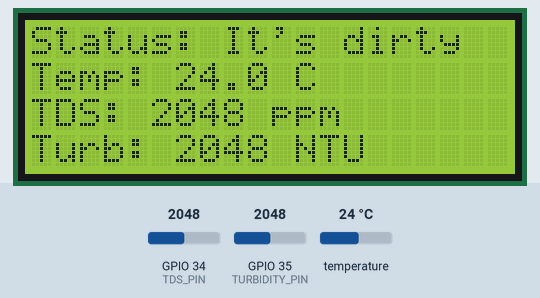
Simulated run of this sketch. Board: ESP32. Shown: 20×4 character LCD. The inputs (shaded band) are chosen by the test bench; at power-on: GPIO 35 (TURBIDITY_PIN) = 2048, temperature 24 °C, GPIO 34 (TDS_PIN) = 2048. WiFi joins after 1.5 s; servers stay silent unless stated; the local clock reads 2024-03-15 10:24:30 at power-on unless the sketch sets it; EEPROM starts erased; what the sketch prints to the serial monitor is not drawn.

Above: at 3.8 s.
3.9 s: GPIO 35 (TURBIDITY_PIN) set to 1968
At 5.7 s:
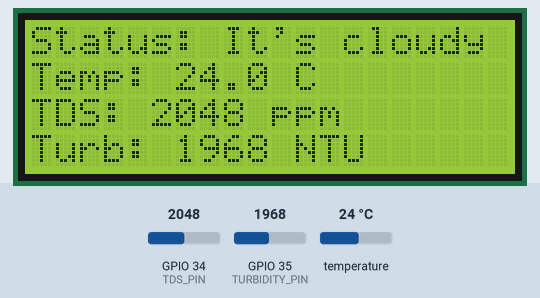
6.6 s: temperature set to 12 °C
At 7.9 s:
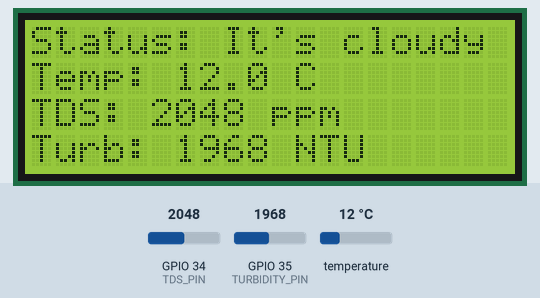
8.9 s: GPIO 34 (TDS_PIN) set to 1960
At 11.2 s:
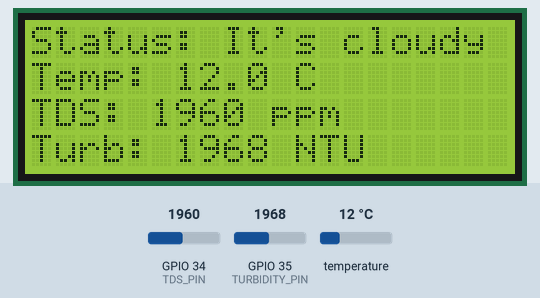
12.0 s: temperature set to 19 °C
14.3 s: GPIO 35 (TURBIDITY_PIN) set to 2040
At 16.7 s:
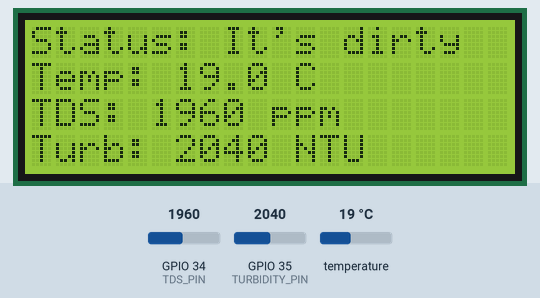
17.5 s: GPIO 34 (TDS_PIN) set to 2040
At 18.8 s:
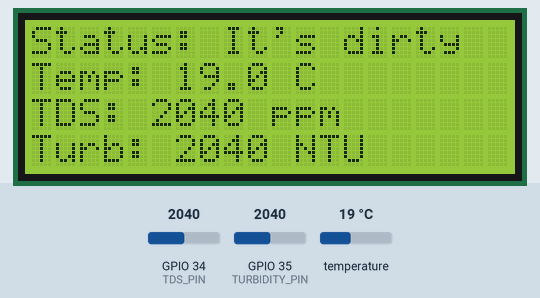
Timing chart, 0 to 20.5 s (numbered marks = the images above; inputs shaded):
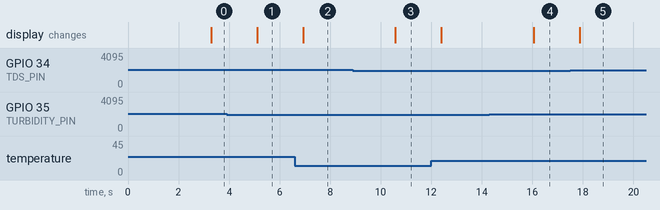

The sketch:

detectionPolution.ino
```cpp
/*
  _____________________________________________________________
 |                                                             |
 |           Projet : AquaMonitor – Surveillance de l'eau      |
 |_____________________________________________________________|

 Description :
 Ce programme permet de surveiller en temps réel la qualité de l'eau
 à l’aide d’un ESP32 et de capteurs (température, TDS, turbidité).
 Les données sont affichées sur un écran LCD et sur une interface
 web responsive. Un module RTC permet d'horodater les mesures,
 qui sont également stockées dans l'EEPROM pour un historique.

 Fonctionnalités :
 - Mesure de température via DS18B20
 - Lecture du TDS et de la turbidité (analogique)
 - Affichage sur LCD I2C 20x4
 - Interface web avec affichage temps réel et historique
 - Synchronisation de l'heure via NTP
 - Stockage circulaire des données dans l'EEPROM

 Auteur : Zakariyae Oraiche
 Date   : 20/05/2025
 Version: 1.0
 Matériel:
   - ESP32
   - DS18B20
   - Capteur TDS
   - Capteur Turbidité
   - RTC DS3231
   - LCD I2C 20x4
*/


#include <WiFi.h>                // Pour la connexion WiFi
#include <OneWire.h>             // Protocole pour le capteur de température
#include <DallasTemperature.h>   // Bibliothèque du capteur DS18B20
#include <EEPROM.h>              // Pour le stockage interne
#include <WebServer.h>           // Serveur web intégré
#include <LiquidCrystal_I2C.h>   // Contrôle de l'écran LCD
#include <time.h>        // Ajouté pour NTP
#include <WiFiUdp.h>     // Ajouté pour NTP

// Définition des broches
#define ONE_WIRE_BUS 4   // Broche du bus OneWire pour le DS18B20
#define TDS_PIN 34       // Entrée analogique pour le TDS
#define TURBIDITY_PIN 35 // Entrée analogique pour la turbidité

// Initialisation des capteurs
OneWire oneWire(ONE_WIRE_BUS);
DallasTemperature sensors(&oneWire);
LiquidCrystal_I2C lcd(0x27, 20, 4); // Adresse I2C de l'écran


// Configuration WiFi
const char* ssid = "ADOC 4G";       // Nom du réseau
const char* password = "0102030405"; // Mot de passe WiFi

WebServer server(80); // Création du serveur web sur le port 80


// Structure pour le stockage des données en EEPROM
struct DataEntry {
   time_t unixTime;      // <-- AJOUTE CETTE LIGNE
  float temperature;     // Température en °C
  int tds;               // Valeur TDS brute
  int turbidity;         // Valeur turbidité brute
  bool valid = false;    // Marqueur de données valides
};

// Configuration de la mémoire
const int ENTRIES_PER_DAY = 48;    // 48 mesures = 1 par heure pendant 2 jours
const int ENTRY_SIZE = sizeof(DataEntry);
const int EEPROM_SIZE = ENTRIES_PER_DAY * ENTRY_SIZE; // Taille totale nécessaire
int currentIndex = 0; // Index courant pour l'écriture cyclique

// Variables des capteurs
float temperature = 0;
int tdsValue = 0;
int turbidityValue = 0;

/*----------------------------------------------------------
 * Fonction : Lecture des valeurs des capteurs
 *--------------------------------------------------------*/
void readSensors() {
  // Lecture de la température
  sensors.requestTemperatures();
  temperature = sensors.getTempCByIndex(0);

  // Lecture analogique des autres capteurs
  tdsValue = analogRead(TDS_PIN);
  turbidityValue = analogRead(TURBIDITY_PIN);
}

/*----------------------------------------------------------
 * Fonction : Sauvegarde des données dans l'EEPROM
 *--------------------------------------------------------*/
void saveData() {
  DataEntry entry;
 entry.unixTime = time(NULL); // temps UNIX actuel via NTP
  entry.temperature = temperature;
  entry.tds = tdsValue;
  entry.turbidity = turbidityValue;
  entry.valid = true;

  // Écriture à la position courante
  int addr = currentIndex * ENTRY_SIZE;
  EEPROM.put(addr, entry);
  EEPROM.commit();

  // Gestion cyclique de l'index
  currentIndex = (currentIndex + 1) % ENTRIES_PER_DAY;
}

/*----------------------------------------------------------
 * Fonction : Mise à jour de l'affichage LCD
 *--------------------------------------------------------*/
void updateLCD() {
  lcd.clear();

  // Détermination de l'état de l'eau
  String waterStatus = "";
  if (tdsValue < 300 && turbidityValue < 1000) {
    waterStatus = "It's clear";
  } else if (tdsValue < 600 || turbidityValue < 2000) {
    waterStatus = "It's cloudy";
  } else {
    waterStatus = "It's dirty";
  }

  // Affichage des valeurs
  lcd.setCursor(0, 0);
  lcd.print("Status: " + waterStatus);
  lcd.setCursor(0, 1);
  lcd.print("Temp: " + String(temperature, 1) + " C");
  lcd.setCursor(0, 2);
  lcd.print("TDS: " + String(tdsValue) + " ppm");
  lcd.setCursor(0, 3);
  lcd.print("Turb: " + String(turbidityValue) + " NTU");
}

/*----------------------------------------------------------
 * Fonction : Gestion de la page web principale
 *--------------------------------------------------------*/
void handleRoot() {
  // Envoi de la page HTML complète avec CSS intégré
  String html = R"rawliteral(

  <!DOCTYPE html>
<html lang="fr">
<head>
    <meta charset='UTF-8'>
    <meta name='viewport' content='width=device-width, initial-scale=1.0'>
    <title>AquaMonitor - Qualité de l'eau</title>
    <style>
        /* Styles de base */
        body {
            font-family: 'Segoe UI', sans-serif;
            margin: 0;
            padding: 20px;
            background: linear-gradient(135deg, #f0f9ff 0%, #e6f4ff 100%);
            min-height: 100vh;
        }

        /* Carte principale */
        .dashboard {
            max-width: 800px;
            margin: 2rem auto;
            background: rgba(255, 255, 255, 0.95);
            border-radius: 20px;
            padding: 30px;
            box-shadow: 0 10px 30px rgba(0, 0, 0, 0.1);
            backdrop-filter: blur(10px);
        }

        /* En-tête */
        .header {
            text-align: center;
            margin-bottom: 2rem;
        }

        .header h1 {
            color: #2c3e50;
            font-size: 2.5em;
            margin: 0;
            display: flex;
            align-items: center;
            justify-content: center;
            gap: 10px;
        }

        .header h1 i {
            color: #3498db;
        }

        /* Cartes de mesures */
        .metrics {
            display: grid;
            grid-template-columns: repeat(3, 1fr);
            gap: 20px;
            margin-bottom: 2rem;
        }

        .metric-card {
            background: #fff;
            padding: 25px;
            border-radius: 15px;
            box-shadow: 0 4px 6px rgba(0, 0, 0, 0.05);
            transition: transform 0.3s ease;
        }

        .metric-card:hover {
            transform: translateY(-5px);
        }

        .metric-value {
            font-size: 2.2em;
            font-weight: 600;
            color: #3498db;
            margin: 10px 0;
        }

        .metric-label {
            color: #7f8c8d;
            font-size: 1.1em;
        }

        /* Bouton */
        .btn {
            background: linear-gradient(135deg, #3498db 0%, #2980b9 100%);
            color: white;
            border: none;
            padding: 15px 30px;
            border-radius: 50px;
            font-size: 1.1em;
            cursor: pointer;
            transition: all 0.3s ease;
            display: flex;
            align-items: center;
            gap: 10px;
            margin: 0 auto;
        }

        .btn:hover {
            transform: scale(1.05);
            box-shadow: 0 5px 15px rgba(52, 152, 219, 0.4);
        }

        /* Tableau historique */
        .history-table {
            width: 100%;
            border-collapse: collapse;
            margin-top: 2rem;
            background: white;
            border-radius: 15px;
            overflow: hidden;
            box-shadow: 0 1px 3px rgba(0, 0, 0, 0.1);
        }

        .history-table th,
        .history-table td {
            padding: 15px;
            text-align: left;
        }

        .history-table th {
            background: #3498db;
            color: white;
            font-weight: 600;
        }

        .history-table tr:nth-child(even) {
            background-color: #f8f9fa;
        }

        /* Animations */
        @keyframes fadeIn {
            from { opacity: 0; transform: translateY(20px); }
            to { opacity: 1; transform: translateY(0); }
        }

        .animated {
            animation: fadeIn 0.6s ease-out;
        }

        /* Responsive */
        @media (max-width: 768px) {
            .metrics {
                grid-template-columns: 1fr;
            }

            .dashboard {
                margin: 1rem;
                padding: 20px;
            }

            .metric-value {
                font-size: 1.8em;
            }
        }
    </style>
    <!-- Icônes Font Awesome -->
    <link rel="stylesheet" href="https://cdnjs.cloudflare.com/ajax/libs/font-awesome/6.0.0/css/all.min.css">
</head>
<body>
    <div class="dashboard animated">
        <div class="header">
            <h1><i class="fas fa-water"></i>Surveillance en Temps Réel</h1>
        </div>

        <div class="metrics">
            <div class="metric-card">
                <div class="metric-label"><i class="fas fa-thermometer-half"></i> Température</div>
                <div class="metric-value" id="temp">--°C</div>
            </div>

            <div class="metric-card">
                <div class="metric-label"><i class="fas fa-flask"></i> TDS</div>
                <div class="metric-value" id="tds">-- ppm</div>
            </div>

            <div class="metric-card">
                <div class="metric-label"><i class="fas fa-tint"></i> Turbidité</div>
                <div class="metric-value" id="turb">-- NTU</div>
            </div>
        </div>

        <button class="btn" onclick="loadHistory()">
            <i class="fas fa-history"></i>
            Afficher l'historique
        </button>

        <div id="history"></div>
    </div>

    <script>
        function updateData() {
            fetch('/data')
            .then(r => r.json())
            .then(data => {
                document.getElementById('temp').textContent = `${data.temperature.toFixed(1)}°C`;
                document.getElementById('tds').textContent = `${data.tds} ppm`;
                document.getElementById('turb').textContent = `${data.turbidity} NTU`;
            });
        }

        function loadHistory() {
            fetch('/history')
            .then(r => r.json())
            .then(data => {
                let html = `
                    <table class="history-table">
                        <thead>
                            <tr>
                                <th>Date</th>
                                <th>Température</th>
                                <th>TDS</th>
                                <th>Turbidité</th>
                            </tr>
                        </thead>
                        <tbody>`;

                data.forEach(row => {
                    const date = new Date(row.time * 1000);
                    html += `
                        <tr>
                            <td>${date.toLocaleDateString()} ${date.toLocaleTimeString()}</td>
                            <td>${row.temp.toFixed(1)}°C</td>
                            <td>${row.tds} ppm</td>
                            <td>${row.turb} NTU</td>
                        </tr>`;
                });

                html += `</tbody></table>`;
                document.getElementById('history').innerHTML = html;
            });
        }

        setInterval(updateData, 1000);
        updateData();
    </script>
</body>
</html>

  )rawliteral";

  server.send(200, "text/html", html);
}

/*----------------------------------------------------------
 * Fonction : Fournit les données actuelles en JSON
 *--------------------------------------------------------*/
void handleData() {
  String json = "{";
  json += "\"temperature\":" + String(temperature, 1) + ",";
  json += "\"tds\":" + String(tdsValue) + ",";
  json += "\"turbidity\":" + String(turbidityValue);
  json += "}";
  server.send(200, "application/json", json);
}

/*----------------------------------------------------------
 * Fonction : Fournit l'historique des 48 dernières heures
 *--------------------------------------------------------*/
void handleHistory() {
  String json = "[";
  bool firstEntry = true;

  // Parcours inversé des données stockées
  for(int i = 0; i < ENTRIES_PER_DAY; i++) {
    int idx = (currentIndex + ENTRIES_PER_DAY - 1 - i) % ENTRIES_PER_DAY;
    DataEntry entry;
    EEPROM.get(idx * ENTRY_SIZE, entry);

    if(entry.valid) {
      if(!firstEntry) json += ",";
      json += "{\"time\":" + String(entry.unixTime) + ",";
      json += "\"temp\":" + String(entry.temperature,1) + ",";
      json += "\"tds\":" + String(entry.tds) + ",";
      json += "\"turb\":" + String(entry.turbidity) + "}";
      firstEntry = false;
    }
  }
  json += "]";
  server.send(200, "application/json", json);
}

/*----------------------------------------------------------
 * Fonction d'initialisation
 *--------------------------------------------------------*/
void setup() {
  Serial.begin(115200);
   EEPROM.begin(EEPROM_SIZE); // <- C'est ici que tu ajoutes


        //1  Upload ce code avec le bloc "EEPROM effacée"

        //2 Ouvre le moniteur série → tu dois voir EEPROM effacée

        //3 Supprime ce bloc ensuite

        //4   Re-upload ton code normal


 for (int i = 0; i < EEPROM_SIZE; i++) {
    EEPROM.write(i, 0);
  }
  EEPROM.commit();
  Serial.println("EEPROM effacée");


  // Initialisation des capteurs
  sensors.begin();

  // Configuration de l'écran LCD
  lcd.init();
  lcd.backlight();


  // Connexion au WiFi
  Serial.print("Connexion à ");
  Serial.println(ssid);
  WiFi.begin(ssid, password);
  while (WiFi.status() != WL_CONNECTED) {
    delay(500);
    Serial.print(".");
  }
  Serial.println("\nConnecté !");
  Serial.print("Adresse IP : ");
  Serial.println(WiFi.localIP());

  configTime(0, 0, "pool.ntp.org", "time.nist.gov");
Serial.print("Synchronisation de l'heure...");
struct tm timeinfo;
while (!getLocalTime(&timeinfo)) {
  Serial.print(".");
  delay(1000);
}
Serial.println("OK !");

readSensors(); // Pour obtenir les capteurs actuels
saveData();    // Sauvegarder une entrée tout de suite

  // Configuration des routes du serveur web
  server.on("/", handleRoot);      // Page principale
  server.on("/data", handleData);  // Données temps réel
  server.on("/history", handleHistory); // Historique

  server.begin(); // Démarrage du serveur
}

/*----------------------------------------------------------
 * Boucle principale
 *--------------------------------------------------------*/
void loop() {
  static unsigned long lastSave = 0; // Dernière sauvegarde

  server.handleClient();  // Gestion des requêtes web
  readSensors();          // Acquisition des données
  updateLCD();            // Mise à jour de l'affichage

  // Sauvegarde horaire des données
  if (millis() - lastSave > 3600000) { // Sauvegarde toutes les 10 secondes (juste pour tests)

    saveData();
    lastSave = millis();
  }

  delay(1000); // Pause entre les lectures
}
```

Measured:
- the behaviour switches between 2000 and 1999 on GPIO 35 (TURBIDITY_PIN) (found by bisection; images 0 and 1)
- after the input at 3.9 s, the display: changes after 1.2 s (image 1)
- after the input at 6.6 s, the display: changes after 0.34 s (image 2)
- after the input at 8.9 s, the display: changes after 1.7 s (image 3)
- after the input at 14.3 s, the display: changes after 1.8 s (image 4)
- after the input at 17.5 s, the display: changes after 0.37 s (image 5)
